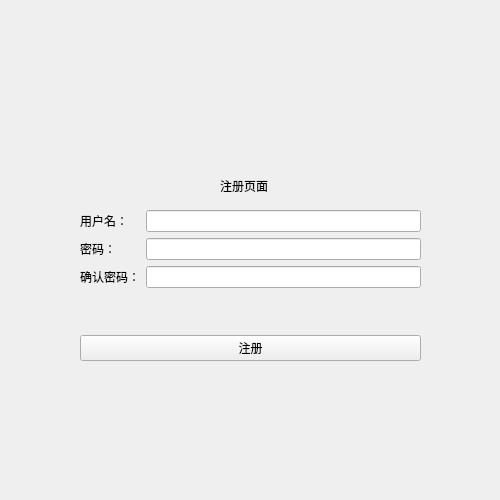
<?xml version="1.0" encoding="UTF-8"?>
<ui version="4.0">
 <class>RegisterView</class>
 <widget class="QWidget" name="RegisterView">
  <property name="geometry">
   <rect>
    <x>0</x>
    <y>0</y>
    <width>500</width>
    <height>500</height>
   </rect>
  </property>
  <property name="windowTitle">
   <string>Form</string>
  </property>
  <widget class="QLabel" name="title">
   <property name="geometry">
    <rect>
     <x>220</x>
     <y>170</y>
     <width>71</width>
     <height>31</height>
    </rect>
   </property>
   <property name="text">
    <string>注册页面</string>
   </property>
  </widget>
  <widget class="QWidget" name="">
   <property name="geometry">
    <rect>
     <x>80</x>
     <y>210</y>
     <width>341</width>
     <height>151</height>
    </rect>
   </property>
   <layout class="QVBoxLayout" name="verticalLayout">
    <item>
     <layout class="QFormLayout" name="formLayout">
      <item row="0" column="0">
       <widget class="QLabel" name="nameLable">
        <property name="text">
         <string>用户名：</string>
        </property>
       </widget>
      </item>
      <item row="0" column="1">
       <widget class="QLineEdit" name="nameEdit"/>
      </item>
      <item row="1" column="0">
       <widget class="QLabel" name="pwdLable">
        <property name="text">
         <string>密码：</string>
        </property>
       </widget>
      </item>
      <item row="1" column="1">
       <widget class="QLineEdit" name="pwdEdit"/>
      </item>
      <item row="2" column="0">
       <widget class="QLabel" name="rePwdLable">
        <property name="text">
         <string>确认密码：</string>
        </property>
       </widget>
      </item>
      <item row="2" column="1">
       <widget class="QLineEdit" name="rePwdEdit"/>
      </item>
     </layout>
    </item>
    <item>
     <widget class="QPushButton" name="registerButton">
      <property name="text">
       <string>注册</string>
      </property>
     </widget>
    </item>
   </layout>
  </widget>
 </widget>
 <resources/>
 <connections/>
</ui>
